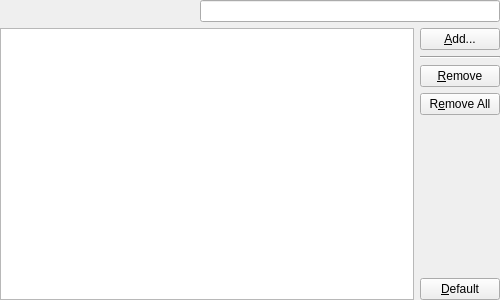
<?xml version="1.0" encoding="UTF-8"?>
<ui version="4.0">
 <class>EricStringListEditWidget</class>
 <widget class="QWidget" name="EricStringListEditWidget">
  <property name="geometry">
   <rect>
    <x>0</x>
    <y>0</y>
    <width>500</width>
    <height>300</height>
   </rect>
  </property>
  <property name="windowTitle">
   <string/>
  </property>
  <layout class="QVBoxLayout" name="verticalLayout">
   <property name="leftMargin">
    <number>0</number>
   </property>
   <property name="topMargin">
    <number>0</number>
   </property>
   <property name="rightMargin">
    <number>0</number>
   </property>
   <property name="bottomMargin">
    <number>0</number>
   </property>
   <item>
    <layout class="QGridLayout" name="gridLayout_4">
     <property name="horizontalSpacing">
      <number>0</number>
     </property>
     <item row="0" column="1">
      <widget class="QLineEdit" name="searchEdit">
       <property name="sizePolicy">
        <sizepolicy hsizetype="Expanding" vsizetype="Fixed">
         <horstretch>0</horstretch>
         <verstretch>0</verstretch>
        </sizepolicy>
       </property>
       <property name="minimumSize">
        <size>
         <width>300</width>
         <height>0</height>
        </size>
       </property>
       <property name="toolTip">
        <string>Enter search term for strings</string>
       </property>
       <property name="clearButtonEnabled">
        <bool>true</bool>
       </property>
      </widget>
     </item>
     <item row="0" column="0">
      <spacer name="horizontalSpacer_2">
       <property name="orientation">
        <enum>Qt::Horizontal</enum>
       </property>
       <property name="sizeHint" stdset="0">
        <size>
         <width>40</width>
         <height>20</height>
        </size>
       </property>
      </spacer>
     </item>
    </layout>
   </item>
   <item>
    <layout class="QGridLayout" name="gridLayout">
     <item row="0" column="0" rowspan="6">
      <widget class="EricListView" name="stringList">
       <property name="alternatingRowColors">
        <bool>true</bool>
       </property>
       <property name="selectionMode">
        <enum>QAbstractItemView::ExtendedSelection</enum>
       </property>
      </widget>
     </item>
     <item row="0" column="1">
      <widget class="QPushButton" name="addButton">
       <property name="toolTip">
        <string>Press to add an entry</string>
       </property>
       <property name="text">
        <string>&amp;Add...</string>
       </property>
       <property name="autoDefault">
        <bool>false</bool>
       </property>
      </widget>
     </item>
     <item row="1" column="1">
      <widget class="Line" name="addLine">
       <property name="orientation">
        <enum>Qt::Horizontal</enum>
       </property>
      </widget>
     </item>
     <item row="2" column="1">
      <widget class="QPushButton" name="removeButton">
       <property name="toolTip">
        <string>Press to remove the selected entries</string>
       </property>
       <property name="text">
        <string>&amp;Remove</string>
       </property>
       <property name="autoDefault">
        <bool>false</bool>
       </property>
      </widget>
     </item>
     <item row="3" column="1">
      <widget class="QPushButton" name="removeAllButton">
       <property name="toolTip">
        <string>Press to remove all entries</string>
       </property>
       <property name="text">
        <string>R&amp;emove All</string>
       </property>
       <property name="autoDefault">
        <bool>false</bool>
       </property>
      </widget>
     </item>
     <item row="4" column="1">
      <spacer name="verticalSpacer_3">
       <property name="orientation">
        <enum>Qt::Vertical</enum>
       </property>
       <property name="sizeHint" stdset="0">
        <size>
         <width>20</width>
         <height>40</height>
        </size>
       </property>
      </spacer>
     </item>
     <item row="5" column="1">
      <widget class="QPushButton" name="defaultButton">
       <property name="toolTip">
        <string>Press to set the default list of values</string>
       </property>
       <property name="text">
        <string>&amp;Default</string>
       </property>
      </widget>
     </item>
    </layout>
   </item>
  </layout>
 </widget>
 <customwidgets>
  <customwidget>
   <class>EricListView</class>
   <extends>QListView</extends>
   <header>EricWidgets/EricListView.h</header>
  </customwidget>
 </customwidgets>
 <tabstops>
  <tabstop>stringList</tabstop>
  <tabstop>searchEdit</tabstop>
  <tabstop>addButton</tabstop>
  <tabstop>removeButton</tabstop>
  <tabstop>removeAllButton</tabstop>
  <tabstop>defaultButton</tabstop>
 </tabstops>
 <resources/>
 <connections/>
</ui>
